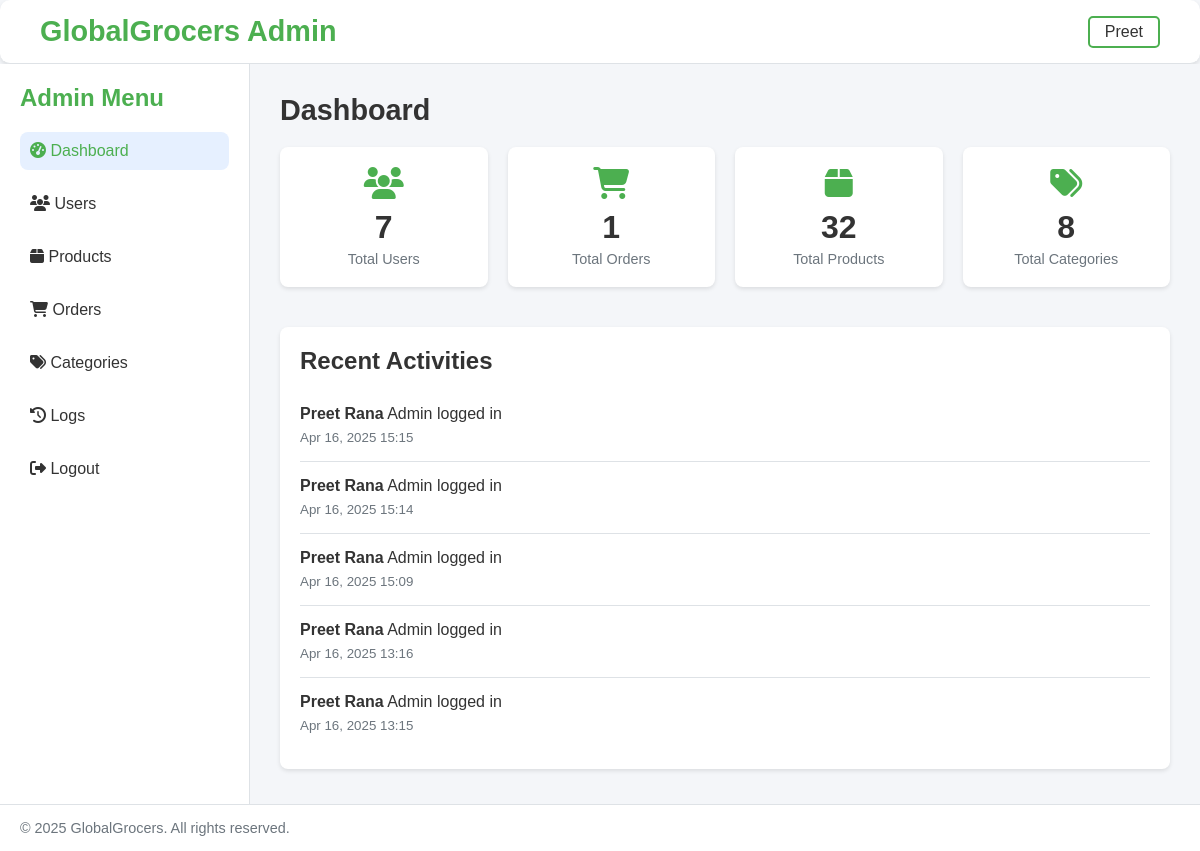
/admin/admin.php (signed in), run on the app's committed database.
### tables this page shows
CREATE TABLE `admin_logs` (
  `id` int(11) NOT NULL,
  `user_id` int(11) NOT NULL,
  `action` varchar(255) NOT NULL,
  `created_at` timestamp NOT NULL DEFAULT current_timestamp()
);

CREATE TABLE `users` (
  `id` int(11) NOT NULL,
  `username` varchar(50) NOT NULL,
  `email` varchar(100) NOT NULL,
  `password` varchar(255) NOT NULL,
  `created_at` timestamp NOT NULL DEFAULT current_timestamp(),
  `profile_image` varchar(255) DEFAULT NULL,
  `updated_at` datetime DEFAULT current_timestamp() ON UPDATE current_timestamp(),
  `phone` varchar(20) DEFAULT NULL,
  `address` text DEFAULT NULL,
  `preferences` text DEFAULT NULL
);

### admin/admin.php (the view, shortened to what this page needs)
<?php
include 'db_connection.php';
try {
    $stmt = $conn->prepare("SELECT COUNT(*) as total_users FROM users");
    $stmt->execute();
    $total_users = $stmt->fetch(PDO::FETCH_ASSOC)['total_users'];
    $stmt = $conn->prepare("SELECT COUNT(*) as total_orders FROM orders");
    $stmt->execute();
    $total_orders = $stmt->fetch(PDO::FETCH_ASSOC)['total_orders'];
    $stmt = $conn->prepare("SELECT COUNT(*) as total_products FROM products");
    $stmt->execute();
    $total_products = $stmt->fetch(PDO::FETCH_ASSOC)['total_products'];
    $stmt = $conn->prepare("SELECT COUNT(*) as total_categories FROM categories");
    $stmt->execute();
    $total_categories = $stmt->fetch(PDO::FETCH_ASSOC)['total_categories'];
    $stmt = $conn->prepare("
        SELECT al.*, u.username
        FROM admin_logs al
        LEFT JOIN users u ON al.user_id = u.id
        ORDER BY al.created_at DESC
        LIMIT 5
    ");
    $stmt->execute();
    $recent_activities = $stmt->fetchAll(PDO::FETCH_ASSOC);
} catch (PDOException $e) {
    $error = "Database error: " . $e->getMessage();
}
?>
<!DOCTYPE html>
<html lang="en">
<head>
    <link rel="stylesheet" href="../css/admin.css">
    <link rel="stylesheet" href="https://cdnjs.cloudflare.com/ajax/libs/font-awesome/6.5.0/css/all.min.css">
</head>
<body>
    <header>
        <div class="container">
            <div class="logo">
                <h1>GlobalGrocers Admin</h1>
            </div>
            <div class="header-actions">
                <div class="user-info profile-container">
                    <span class="username"><?= htmlspecialchars($_SESSION['admin_username']) ?></span>
                </div>
            </div>
        </div>
    </header>
    <div class="admin-container">
        <div class="sidebar">
            <h3>Admin Menu</h3>
            <ul>
                <li><a href="admin.php" class="active"><i class="fas fa-tachometer-alt"></i> Dashboard</a></li>
                <li><a href="admin_users.php"><i class="fas fa-users"></i> Users</a></li>
                <li><a href="admin_products.php"><i class="fas fa-box"></i> Products</a></li>
                <li><a href="admin_orders.php"><i class="fas fa-shopping-cart"></i> Orders</a></li>
                <li><a href="admin_categories.php"><i class="fas fa-tags"></i> Categories</a></li>
                <li><a href="admin_logs.php" ><i class="fas fa-history"></i> Logs</a></li>
                <li><a href="admin_logout.php"><i class="fas fa-sign-out-alt"></i> Logout</a></li>
            </ul>
        </div>
        <div class="main-content">
            <h2>Dashboard</h2>
            <div class="dashboard-stats">
                <div class="stat-card">
                    <i class="fas fa-users"></i>
                    <h3><?= number_format($total_users) ?></h3>
                    <p>Total Users</p>
                </div>
                <div class="stat-card">
                    <i class="fas fa-shopping-cart"></i>
                    <h3><?= number_format($total_orders) ?></h3>
                    <p>Total Orders</p>
                </div>
                <div class="stat-card">
                    <i class="fas fa-box"></i>
                    <h3><?= number_format($total_products) ?></h3>
                    <p>Total Products</p>
                </div>
                <div class="stat-card">
                    <i class="fas fa-tags"></i>
                    <h3><?= number_format($total_categories) ?></h3>
                    <p>Total Categories</p>
                </div>
            </div>
            <div class="recent-activities">
                <h3>Recent Activities</h3>
                <?php if (empty($recent_activities)): ?>
                    <p>No recent activities.</p>
                <?php else: ?>
                    <?php foreach ($recent_activities as $activity): ?>
                        <div class="activity-item">
                            <div class="activity-details">
                                <p>
                                    <strong><?= htmlspecialchars($activity['username'] ?? 'System') ?></strong>
                                    <?= htmlspecialchars($activity['action']) ?>
                                </p>
                                <small><?= date('M d, Y H:i', strtotime($activity['created_at'])) ?></small>
                            </div>
                        </div>
                    <?php endforeach; ?>
                <?php endif; ?>
            </div>
        </div>
    </div>
    <footer>
        <div class="container">
            <div class="footer-bottom">
                <p>&copy; 2025 GlobalGrocers. All rights reserved.</p>
            </div>
        </div>
    </footer>
</body>
</html>

### css/admin.css (style rules this page uses)
* { margin: 0; padding: 0; box-sizing: border-box; }
:root { --primary-color: #4caf50; --primary-light: #e6f0ff; --white: #fff; --background-light: #f4f6f9; --text-color: #333; --text-light: #6c757d; --border-color: #dee2e6; --shadow: 0 2px 4px rgba(0, 0, 0, 0.1); --radius: 8px; --transition: all 0.3s ease; }
body { font-family: 'Arial', sans-serif; background-color: var(--background-light); color: var(--text-color); }
header { background: var(--white); border-bottom: 1px solid var(--border-color); padding: 15px 20px; box-shadow: var(--shadow); border-radius: 10px; }
.container { padding: 0 20px; display: flex; justify-content: space-between; align-items: center; }
.logo h1 { font-size: 1.8rem; color: var(--primary-color); }
.header-actions { display: flex; align-items: center; border: solid 2px var(--primary-color); padding: 5px 15px; cursor: pointer; border-radius: 5px; }
.user-info { position: relative; display: flex; align-items: center; gap: 10px; }
.user-info .username { font-size: 1rem; color: var(--text-color); }
.admin-container { display: flex; min-height: calc(100vh - 60px); }
.sidebar { width: 250px; background: var(--white); border-right: 1px solid var(--border-color); padding: 20px; }
.sidebar h3 { font-size: 1.5rem; margin-bottom: 20px; color: var(--primary-color); }
.sidebar ul { list-style: none; }
.sidebar ul li { margin-bottom: 15px; }
.sidebar ul li a { color: var(--text-color); display: block; padding: 10px; border-radius: var(--radius); text-decoration: none; transition: var(--transition); }
.sidebar ul li a:hover, .sidebar ul li a.active { background: var(--primary-light); color: var(--primary-color); }
.main-content { flex: 1; padding: 30px; background: var(--background-light); }
.main-content h2 { font-size: 1.8rem; margin-bottom: 20px; color: var(--text-color); }
.dashboard-stats { display: grid; grid-template-columns: repeat(4, 1fr); gap: 20px; margin-bottom: 40px; }
.stat-card { background: var(--white); padding: 20px; border-radius: var(--radius); box-shadow: var(--shadow); text-align: center; }
.stat-card i { font-size: 2rem; color: var(--primary-color); margin-bottom: 10px; }
.stat-card h3 { font-size: 2rem; color: var(--text-color); margin-bottom: 5px; }
.stat-card p { color: var(--text-light); font-size: 0.9rem; }
.recent-activities { background: var(--white); padding: 20px; border-radius: var(--radius); box-shadow: var(--shadow); }
.recent-activities h3 { font-size: 1.5rem; margin-bottom: 15px; color: var(--text-color); }
.activity-item { padding: 15px 0; border-bottom: 1px solid var(--border-color); display: flex; justify-content: space-between; align-items: center; }
.activity-item:last-child { border-bottom: none; }
.activity-details { flex: 1; }
.activity-details p { color: var(--text-color); margin-bottom: 5px; }
.activity-details strong { font-weight: 600; }
.activity-details small { color: var(--text-light); }
footer { background: var(--white); border-top: 1px solid var(--border-color); padding: 15px 0; text-align: center; }
.footer-bottom p { font-size: 0.9rem; color: var(--text-light); }

### data on the page
admin_logs: users.username "Preet Rana", action "Admin logged in", created_at "Apr 16, 2025 15:15"
admin_logs: users.username "Preet Rana", action "Admin logged in", created_at "Apr 16, 2025 15:14"
admin_logs: users.username "Preet Rana", action "Admin logged in", created_at "Apr 16, 2025 15:09"
admin_logs: users.username "Preet Rana", action "Admin logged in", created_at "Apr 16, 2025 13:16"
admin_logs: users.username "Preet Rana", action "Admin logged in", created_at "Apr 16, 2025 13:15"

### other printed values
$_SESSION['admin_username'] "Preet"
$total_users "7"
$total_orders "1"
$total_products "32"
$total_categories "8"
